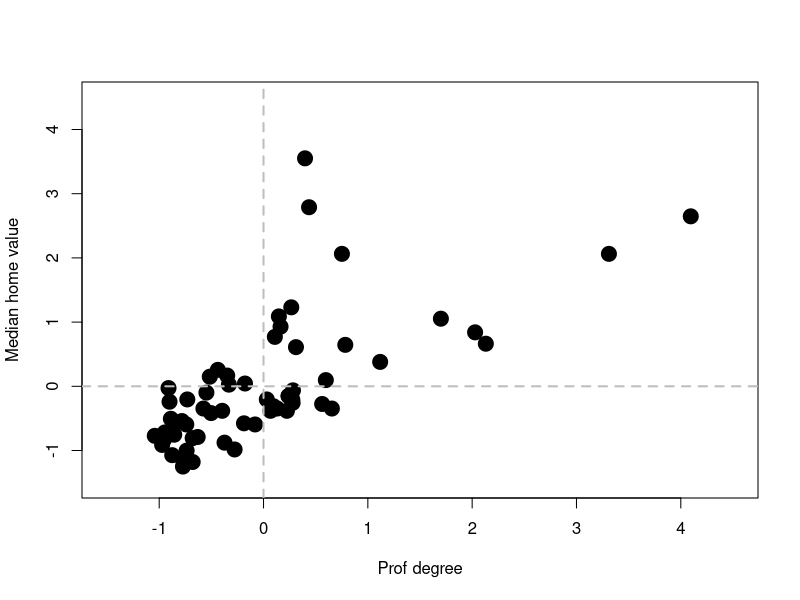
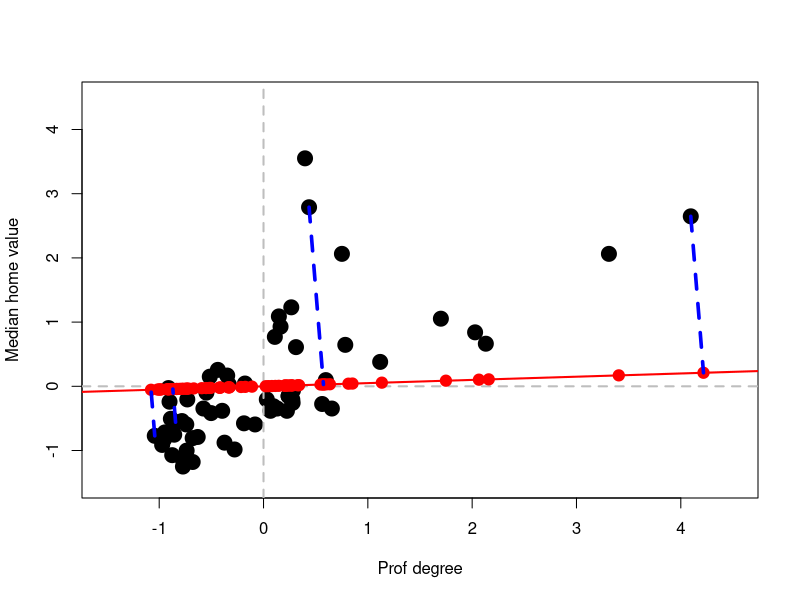
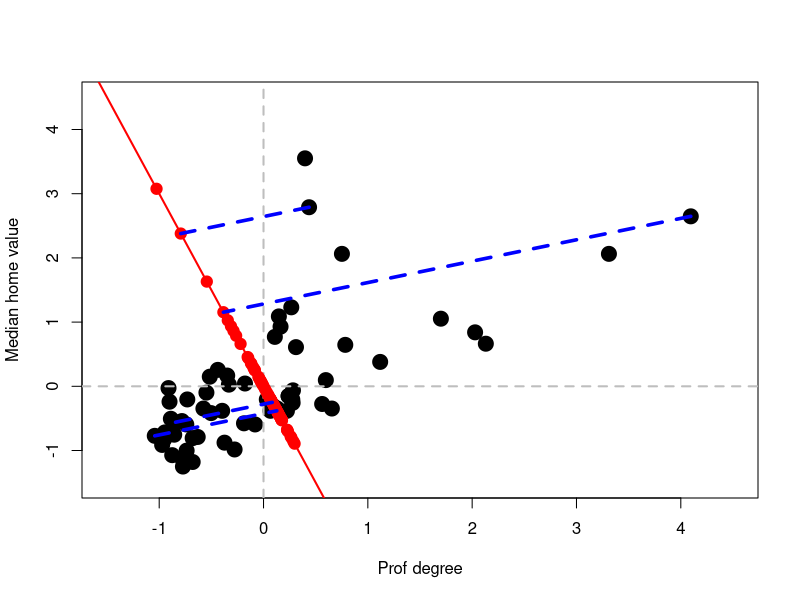

Recreate these plots in R, in order. (Note: this script raises an error after producing the figures.)
## ---- chunk 1
knitr::opts_chunk$set(echo = TRUE, fig.width=6, fig.height=6,  
                      warning=FALSE, message=FALSE, tidy=TRUE) #, eval = FALSE)
## ---- chunk 2
x <- read.table('t8-5.dat', header=FALSE)
## ---- chunk 3
xx <- x[,c(2,5)]
colnames(xx) <- c('Prof degree', 'Median home value')
## ---- chunk 4
xx <- scale(xx, center=colMeans(xx), scale=TRUE)
## ---- chunk 5
norm2 <- function(a) sum(a^2)
norm <- function(a) sqrt(norm2(a))
## ---- chunk 6
plot(xx, pch=19, col='black', cex=2, xlim=c(-1.5, 4.5), ylim=c(-1.5, 4.5))
abline(h=0, lwd=2, col='grey', lty=2)
abline(v=0, lwd=2, col='grey', lty=2)
## ---- chunk 7
a <- c(1, 0.05)
a <- a / norm(a)
# Find the projections (coordinates of the
# observations on this basis of size 1)
prs <- (xx %*% a)
## ---- chunk 8
pr <- prs %*% a 
## ---- chunk 9
# Plot the data
plot(xx, pch=19, col='black', cex=2, xlim=c(-1.5, 4.5), ylim=c(-1.5, 4.5))
abline(h=0, lwd=2, col='grey', lty=2)
abline(v=0, lwd=2, col='grey', lty=2)
# Show the subspace on which we are projecting
abline(0, a[2]/a[1], lwd=2, col='red')
# Add the projections of the data on this subspace
points(pr[,1], pr[,2], pch=19, cex=1.5, col='red')
# Highlight a few of them
ind <- c(26, 25, 48, 36)
pr2 <- pr[ind, ]
for(j in 1:length(ind))
lines(c(xx[ind[j],1], pr2[j,1]), c(xx[ind[j],2], pr2[j,2]), 
col='blue', lwd=3.5, lty=2)
## ---- chunk 10
a <- c(-1, 3)
a <- a / norm(a)
# Find the projections (coordinates of the
# observations on this basis of size 1)
prs <- (xx %*% a)
# Find the orthogonal projections of each
# observation on this subspace of dimension 1
pr <- prs %*% a 
# Plot the data
plot(xx, pch=19, col='black', cex=2, xlim=c(-1.5, 4.5), ylim=c(-1.5, 4.5))
abline(h=0, lwd=2, col='grey', lty=2)
abline(v=0, lwd=2, col='grey', lty=2)

# Show the subspace on which we are projecting
abline(0, a[2]/a[1], lwd=2, col='red')

# Add the projections of the data on this subspace
points(pr[,1], pr[,2], pch=19, cex=1.5, col='red')

# Highlight a few of them
ind <- c(26, 25, 48, 36)
pr2 <- pr[ind, ]
for(j in 1:length(ind))
lines(c(xx[ind[j],1], pr2[j,1]), c(xx[ind[j],2], pr2[j,2]), 
col='blue', lwd=3.5, lty=2)
## ---- chunk 11
data(zip.train, package="ElemStatLearn")
a <- zip.train[ zip.train[, 1] == 3, -1 ] 
## ---- chunk 12
dist <- function(a, b) norm2(a-b)
## ---- chunk 13
myImagePlot <- function(x) {
  min <- min(x)
  max <- max(x)
  ColorRamp <- grey(seq(1,0,length=256))
  ColorLevels <- seq(min, max, length=length(ColorRamp))
  # Reverse Y axis
  reverse <- nrow(x) : 1
  x <- x[reverse,]
  image(1:ncol(x), 1:nrow(x), t(x), col=ColorRamp, xlab="",
        ylab="", axes=FALSE, zlim=c(min,max))
}
## ---- chunk 14
set.seed(31)
sa <- sample(nrow(a), 9)
par(mai = c(1, 1, 1, 1)/5, xaxs = "i", yaxs = "i")
par(mfrow=c(3,3))
for(j in 1:9) myImagePlot(t(matrix(unlist(a[sa[j],]), 16, 16)))
## ---- chunk 15
ac <- scale(a, center=TRUE, scale=FALSE)
si.svd <- svd(ac)
## ---- chunk 16
v1 <- as.vector( ac %*% si.svd$v[,1] )
v2 <- as.vector( ac %*% si.svd$v[,2] )
## ---- chunk 17
qv1 <- quantile(v1, c(.05, .25, .5, .75, .95))
qv2 <- quantile(v2, c(.05, .25, .5, .75, .95))
## ---- chunk 18
qv <- expand.grid(qv1, qv2)
plot(v1, v2, pch=19, cex=1, col='grey')
points(qv[,1], qv[,2], pch=19, cex=1.5, col='red')
## ---- chunk 19
vs <- cbind(v1, v2)
cvs <- array(0, dim=dim(qv))
for(j in 1:dim(qv)[1]) cvs[j,] <- vs[ which.min( apply(vs, 1, dist, b=qv[j,]) ), ]
## ---- chunk 20
plot(v1, v2, pch=19, cex=1, col='grey')
points(qv[,1], qv[,2], pch=19, cex=1.5, col='red')
for(j in 1:dim(qv)[1]) points(cvs[j,1], cvs[j,2], pch=19, col='blue')
## ---- chunk 21
app <- t( si.svd$v[,1:2] %*% t( cvs ) )
## ---- chunk 22
repre <- matrix(0, dim(qv)[1], dim(app)[2])
for(j in 1:dim(qv)[1]) repre[j,] <- ac[ which.min( apply(ac, 1, dist, b=app[j,]) ), ]
## ---- chunk 23
repre <- scale(repre, center = -colMeans(a), scale=FALSE)
par(mai = c(1, 1, 1, 1)/5, xaxs = "i", yaxs = "i")
par(mfrow=c(5,5))
for(j in 1:dim(repre)[1]) {
myImagePlot(t(matrix(unlist(repre[j,]), 16, 16)))
}
# par(mfrow=c(1,1))
## ---- chunk 24
  alter.pca.k1 <- function(x, max.it = 500, eps=1e-10) {
       n2 <- function(a) sum(a^2)
       p <- dim(x)[2]
       x <- scale(x, scale=FALSE)
       it <- 0
       old.a <- c(1, rep(0, p-1))
       err <- 10*eps
       while( ((it <- it + 1) < max.it) & (abs(err) > eps) ) {
              b <- as.vector( x %*% old.a ) / n2(old.a)
              a <- as.vector( t(x) %*% b ) / n2(b)
              a <- a / sqrt(n2(a))
              err <- sqrt(n2(a - old.a))
              old.a <- a
       }
       conv <- (it < max.it)
       return(list(a=a, b=b, conv=conv))
  }
## ---- chunk 25
system.time(tmp <- alter.pca.k1(ac)$a)
## ---- chunk 26
system.time( tmp2 <- svd(ac)$v[, 1] )
tmp <- tmp * sign(tmp2[1]*tmp[1])
summary(abs(tmp-tmp2))
## ---- chunk 27
n <- 2000
p <- 1000
x <- matrix(rt(n*p, df=2), n, p)
## ---- chunk 28
system.time( tmp <- alter.pca.k1(x) )
a1 <- tmp$a
## ---- chunk 29
system.time( e1 <- svd(cov(x))$u[,1] )
## ---- chunk 30
system.time( e1.1 <- svd(cov(x), nu=1, nv=1)$u[,1] )
summary( abs(e1 - e1.1) )
## ---- chunk 31
a1 <- a1 * sign(e1[1]*a1[1])
summary( abs(e1 - a1) )
